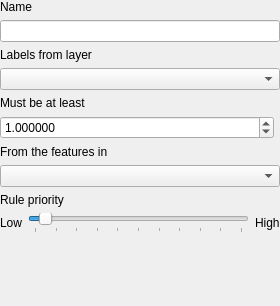
<?xml version="1.0" encoding="UTF-8"?>
<ui version="4.0">
 <class>QgsLabelingRuleMinimumDistanceLabelToFeatureWidgetBase</class>
 <widget class="QgsPanelWidget" name="QgsLabelingRuleMinimumDistanceLabelToFeatureWidgetBase">
  <property name="geometry">
   <rect>
    <x>0</x>
    <y>0</y>
    <width>280</width>
    <height>306</height>
   </rect>
  </property>
  <property name="windowTitle">
   <string notr="true">Form</string>
  </property>
  <layout class="QVBoxLayout" name="verticalLayout">
   <property name="leftMargin">
    <number>0</number>
   </property>
   <property name="topMargin">
    <number>0</number>
   </property>
   <property name="rightMargin">
    <number>0</number>
   </property>
   <property name="bottomMargin">
    <number>0</number>
   </property>
   <item>
    <widget class="QLabel" name="label">
     <property name="text">
      <string>Name</string>
     </property>
    </widget>
   </item>
   <item>
    <widget class="QLineEdit" name="mEditName"/>
   </item>
   <item>
    <widget class="QLabel" name="label_2">
     <property name="text">
      <string>Labels from layer</string>
     </property>
    </widget>
   </item>
   <item>
    <widget class="QgsMapLayerComboBox" name="mComboLabeledLayer"/>
   </item>
   <item>
    <widget class="QLabel" name="label_3">
     <property name="text">
      <string>Must be at least</string>
     </property>
    </widget>
   </item>
   <item>
    <layout class="QHBoxLayout" name="horizontalLayout_2">
     <item>
      <widget class="QgsDoubleSpinBox" name="mSpinDistance">
       <property name="sizePolicy">
        <sizepolicy hsizetype="Preferred" vsizetype="Fixed">
         <horstretch>1</horstretch>
         <verstretch>0</verstretch>
        </sizepolicy>
       </property>
       <property name="decimals">
        <number>6</number>
       </property>
       <property name="maximum">
        <double>100000.000000000000000</double>
       </property>
       <property name="singleStep">
        <double>0.200000000000000</double>
       </property>
       <property name="value">
        <double>1.000000000000000</double>
       </property>
       <property name="showClearButton" stdset="0">
        <bool>true</bool>
       </property>
      </widget>
     </item>
     <item>
      <widget class="QgsUnitSelectionWidget" name="mDistanceUnitWidget" native="true">
       <property name="minimumSize">
        <size>
         <width>0</width>
         <height>0</height>
        </size>
       </property>
       <property name="focusPolicy">
        <enum>Qt::StrongFocus</enum>
       </property>
      </widget>
     </item>
    </layout>
   </item>
   <item>
    <widget class="QLabel" name="label_4">
     <property name="text">
      <string>From the features in</string>
     </property>
    </widget>
   </item>
   <item>
    <widget class="QgsMapLayerComboBox" name="mComboTargetLayer"/>
   </item>
   <item>
    <widget class="QLabel" name="label_5">
     <property name="text">
      <string>Rule priority</string>
     </property>
    </widget>
   </item>
   <item>
    <layout class="QHBoxLayout" name="horizontalLayout">
     <item>
      <widget class="QLabel" name="label_40">
       <property name="text">
        <string>Low</string>
       </property>
      </widget>
     </item>
     <item>
      <widget class="QSlider" name="mCostSlider">
       <property name="toolTip">
        <string/>
       </property>
       <property name="minimum">
        <number>0</number>
       </property>
       <property name="maximum">
        <number>100</number>
       </property>
       <property name="singleStep">
        <number>1</number>
       </property>
       <property name="value">
        <number>5</number>
       </property>
       <property name="orientation">
        <enum>Qt::Horizontal</enum>
       </property>
       <property name="tickPosition">
        <enum>QSlider::TicksBelow</enum>
       </property>
       <property name="tickInterval">
        <number>10</number>
       </property>
      </widget>
     </item>
     <item>
      <widget class="QLabel" name="label_41">
       <property name="text">
        <string>High</string>
       </property>
      </widget>
     </item>
    </layout>
   </item>
   <item>
    <spacer name="verticalSpacer">
     <property name="orientation">
      <enum>Qt::Vertical</enum>
     </property>
     <property name="sizeHint" stdset="0">
      <size>
       <width>20</width>
       <height>40</height>
      </size>
     </property>
    </spacer>
   </item>
  </layout>
 </widget>
 <customwidgets>
  <customwidget>
   <class>QgsPanelWidget</class>
   <extends>QWidget</extends>
   <header>qgspanelwidget.h</header>
   <container>1</container>
  </customwidget>
  <customwidget>
   <class>QgsMapLayerComboBox</class>
   <extends>QComboBox</extends>
   <header>qgsmaplayercombobox.h</header>
  </customwidget>
  <customwidget>
   <class>QgsDoubleSpinBox</class>
   <extends>QDoubleSpinBox</extends>
   <header>qgsdoublespinbox.h</header>
  </customwidget>
  <customwidget>
   <class>QgsUnitSelectionWidget</class>
   <extends>QWidget</extends>
   <header>qgsunitselectionwidget.h</header>
   <container>1</container>
  </customwidget>
 </customwidgets>
 <tabstops>
  <tabstop>mEditName</tabstop>
  <tabstop>mComboLabeledLayer</tabstop>
  <tabstop>mSpinDistance</tabstop>
  <tabstop>mDistanceUnitWidget</tabstop>
  <tabstop>mComboTargetLayer</tabstop>
 </tabstops>
 <resources/>
 <connections/>
</ui>
